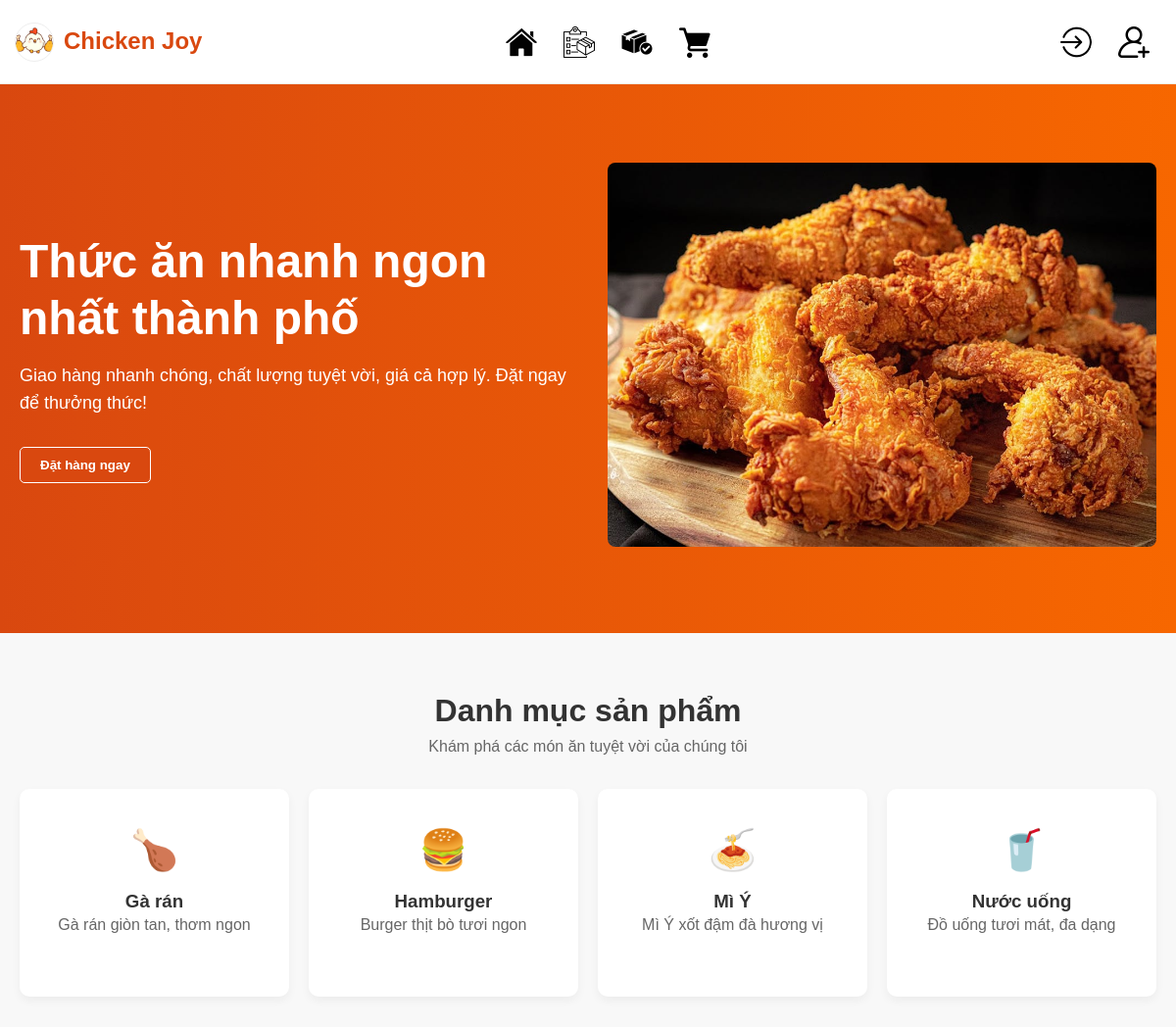
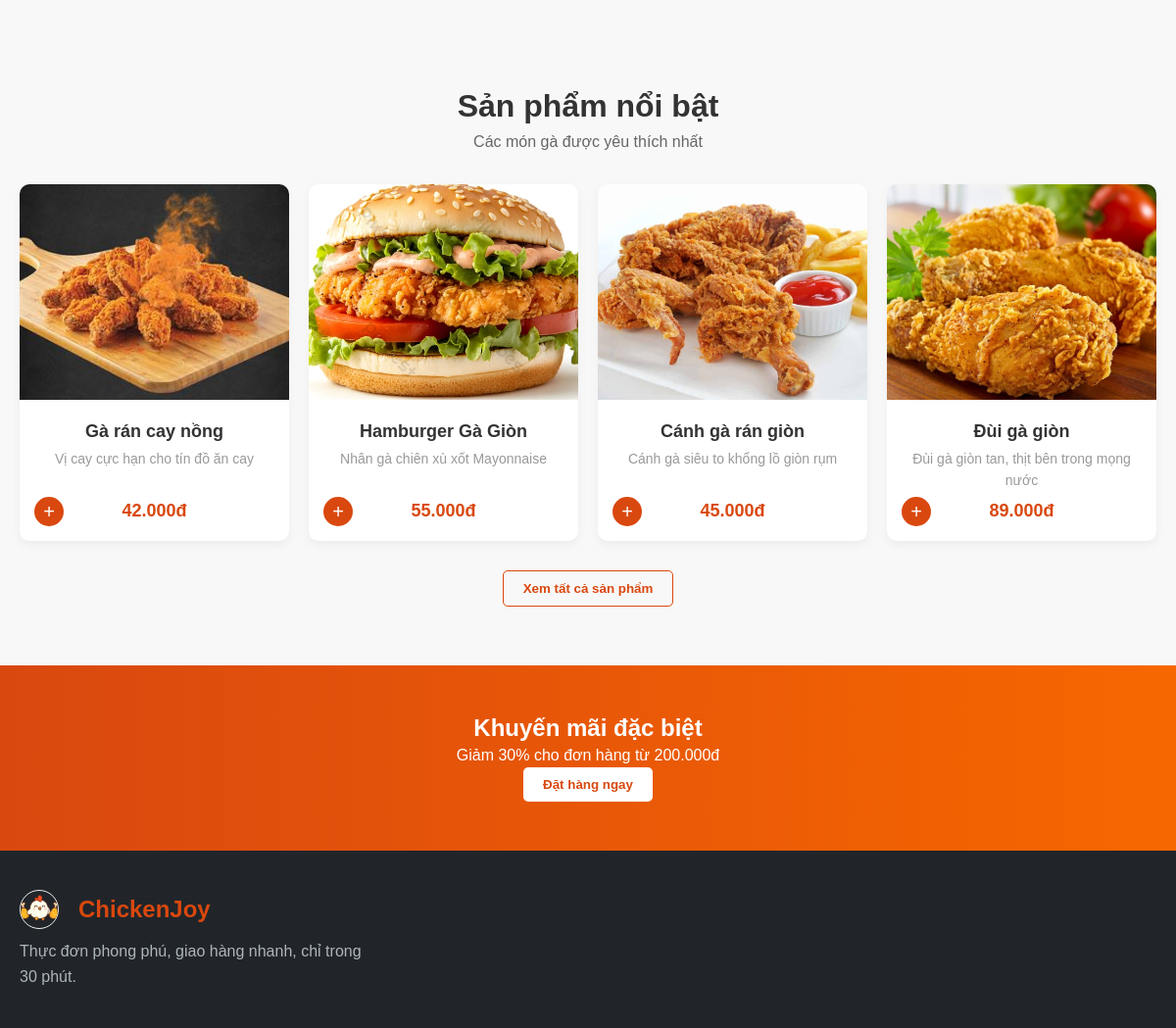
The page /pages/Trangchu.php on the database its author committed (2 pictures, top to bottom).
### tables this page shows
CREATE TABLE `products` (
  `id` int(11) NOT NULL AUTO_INCREMENT,
  `product_code` varchar(20) UNIQUE DEFAULT NULL,  
  `category_id` int(11) DEFAULT 1,                 
  `product_name` varchar(255) NOT NULL,            
  `description` text DEFAULT NULL,                 
  `unit` varchar(50) NOT NULL DEFAULT 'Phần',      
  `import_price` decimal(15, 2) DEFAULT 0.00,      
  `profit_rate` decimal(5, 2) DEFAULT 0.20,        
  `price` decimal(15, 2) NOT NULL,                 
  `stock` int(11) DEFAULT 0,                       
  `calories` int(11) DEFAULT 0,                    
  `protein` int(11) DEFAULT 0,                     
  `carbs` int(11) DEFAULT 0,                       
  `fat` int(11) DEFAULT 0,                         
  `image` varchar(255) DEFAULT 'default.jpg',      
  `is_new` tinyint(1) DEFAULT 0,                   
  `status` ENUM('active', 'hidden') DEFAULT 'active',
  `created_at` timestamp NOT NULL DEFAULT current_timestamp(),
  PRIMARY KEY (`id`),
  FOREIGN KEY (`category_id`) REFERENCES `categories`(`id`) ON DELETE RESTRICT
);

### pages/Trangchu.php (the view, shortened to what this page needs)
<?php
include '../config/database.php';
$sql_featured = "SELECT * FROM products WHERE product_name LIKE '%Gà%' ORDER BY id DESC LIMIT 4";
$result_featured = mysqli_query($conn, $sql_featured);
?>
<!DOCTYPE html>
<html lang="vi">
<head>
    <link rel="stylesheet" href="../css/Trangchu.css">
</head>
<body>
    <?php include '../includes/header.php'; ?>
    <section class="hero-section">
        <div class="container hero-content">
            <div class="hero-text">
                <h1>Thức ăn nhanh ngon nhất thành phố</h1>
                <p>Giao hàng nhanh chóng, chất lượng tuyệt vời, giá cả hợp lý. Đặt ngay để thưởng thức!</p>
                <div class="hero-buttons">
                    <button onclick="window.location.href='Thucdon.php'" class="btn btn-primary">Đặt hàng ngay</button>
                </div>
            </div>
            <div class="hero-image">
                <img src="../images/ga-ran-1.jpg" alt="Đĩa gà rán giòn ngon" class="main-chicken-img">
            </div>
        </div>
    </section>
    <section class="section product-categories-section">
        <div class="container">
            <h2>Danh mục sản phẩm</h2>
            <p>Khám phá các món ăn tuyệt vời của chúng tôi</p>
            <div class="categories-grid">
                <div class="category-card">
                    <span class="category-icon">🍗</span>
                    <h3>Gà rán</h3>
                    <p>Gà rán giòn tan, thơm ngon</p>
                </div>
                <div class="category-card">
                    <span class="category-icon">🍔</span>
                    <h3>Hamburger</h3>
                    <p>Burger thịt bò tươi ngon</p>
                </div>
                <div class="category-card">
                    <span class="category-icon">🍝</span>
                    <h3>Mì Ý</h3>
                    <p>Mì Ý xốt đậm đà hương vị</p>
                </div>
                <div class="category-card">
                    <span class="category-icon">🥤</span>
                    <h3>Nước uống</h3>
                    <p>Đồ uống tươi mát, đa dạng</p>
                </div>
            </div>
        </div>
    </section>
    <section class="section featured-products-section">
        <div class="container">
            <h2>Sản phẩm nổi bật</h2>
            <p>Các món gà được yêu thích nhất</p>
            <div class="products-grid">
                <?php if ($result_featured && mysqli_num_rows($result_featured) > 0): ?>
                    <?php while($row = mysqli_fetch_assoc($result_featured)): ?>
                    <div class="product-card">
                        <a href="Chitietmonan.php?id=<?php echo $row['id']; ?>" style="text-decoration: none; color: inherit;">
                            <img src="../images/<?php echo $row['image']; ?>" alt="<?php echo $row['product_name']; ?>">
                            <h3><?php echo $row['product_name']; ?></h3>
                            <p><?php echo $row['description']; ?></p>
                        </a>
                        <div class="product-info">
                            <span class="price"><?php echo number_format($row['price'], 0, ',', '.'); ?>đ</span>
                            <form method="POST" action="Trangchu.php" style="display: inline;">
                                <button type="submit" name="add_to_cart" class="add-to-cart-btn btn-buy-now">+</button>
                            </form>
                        </div>
                    </div>
                    <?php endwhile; ?>
                <?php else: ?>
                    <p style="grid-column: 1/-1; text-align: center;">Hiện chưa có món gà nào nổi bật.</p>
                <?php endif; ?>
            </div>
            <div class="center-button">
                 <button onclick="window.location.href='Thucdon.php'" class="btn btn-secondary view-all-btn">Xem tất cả sản phẩm</button>
            </div>
        </div>
    </section>
    <section class="promotion-banner">
        <div class="container promotion-content">
            <h2>Khuyến mãi đặc biệt</h2>
            <p>Giảm 30% cho đơn hàng từ 200.000đ</p>
            <button class="btn btn-white btn-buy-now" onclick="window.location.href='Thucdon.php'">Đặt hàng ngay</button>
        </div>
    </section>
    <footer class="footer">
        <div class="container footer-content">
            <div class="footer-block brand-info">
                <div class="logo footer-logo">
                    <img src="../images/logo-1.png" alt="Chicken Joy Logo" class="footer-logo-img">
                    ChickenJoy
                </div>
                <p>Thực đơn phong phú, giao hàng nhanh, chỉ trong 30 phút.</p>
            </div>
            </div>
    </footer>
</body>
</html>

### includes/header.php (shortened to what this page needs)
<link rel="stylesheet" href="../css/header.css">
<header class="header">
    <div class="logo">
        <a href="../pages/Trangchu.php" style="text-decoration: none; display: flex; align-items: center; gap: 10px;">
            <img src="../images/logo-1.png" alt="Logo Chicken Joy">
            <span>Chicken Joy</span>
        </a>
    </div>
    <nav class="nav-icon-menu">
        <a href="../pages/Trangchu.php" class="nav-item">
            <img src="../images/Trangchu.png" alt="Trang chủ">
        </a>
        <a href="../pages/Thucdon.php" class="nav-item">
            <img src="../images/Thucdon.png" alt="Thực đơn">
        </a>
        <a href="<?php echo isset($_SESSION['user_id']) ? 'Donhang.php' : 'Dangnhap.php'; ?>" class="nav-item">
            <img src="../images/Donhang.png" alt="Đơn hàng">
        </a>
        <a href="<?php echo isset($_SESSION['user_id']) ? 'Giohang.php' : 'Dangnhap.php'; ?>" class="nav-item">
            <img src="../images/Giohang.png" alt="Giỏ hàng">
        </a>
        <?php if(isset($_SESSION['user_id'])): ?>
            <a href="../pages/Thongtincanhan.php" class="nav-item active">
                <img src="../images/Taikhoan.png" alt="Avatar">
                <span class="nav-text"><?php echo $_SESSION['user_fullname']; ?></span>
            </a>
            <a href="../pages/Logout.php" class="nav-item logout-btn">
                <img src="../images/logout.png" alt="logout">
                <span class="nav-text">Đăng xuất</span>
            </a>
        <?php else: ?>
            <a href="../pages/Dangnhap.php" class="nav-item">
                <img src="../images/dangnhap.png" alt="Login">
            </a>
            <a href="../pages/Dangky.php" class="nav-item">
                <img src="../images/dangki.png" alt="Register" >
            </a>
        <?php endif; ?>
    </nav>
</header>

### css/Trangchu.css (style rules this page uses)
* { box-sizing: border-box; margin: 0; padding: 0; }
:root { --primary-color: #ff6347; --dark-orange-color: #e5553e; --text-color: #333; --neutral-border-color: #aaa; --neutral-bg-color: #f7f7f7; }
body { line-height: 1.6; color: #333; background-color: #f8f8f8; font-family: Arial, sans-serif; }
.container { max-width: 1200px; margin: 0 auto; padding: 0 20px; }
h1, h2, h3 { font-weight: 700; line-height: 1.2; }
.logo { display: flex; align-items: center; gap: 10px; }
.logo img { width: 40px; height: 40px; border-radius: 50%; object-fit: cover; border: 1px solid #eee; }
.logo span { font-weight: bold; font-size: 24px; color: var(--primary-color); }
:root { --primary-color: #D9480F; --secondary-color: #F76700; --dark-bg: #212529; --white: #fff; --text-color: #333; }
.btn { padding: 10px 20px; border-radius: 5px; font-weight: 600; cursor: pointer; transition: all 0.3s ease-in-out; border: none; text-decoration: none; }
.btn-primary { background-color: var(--primary-color); color: var(--white); }
.btn-secondary { background-color: transparent; border: 1px solid var(--primary-color); color: var(--primary-color); }
.btn-white { background-color: var(--white); color: var(--primary-color); border: none; }
.header { background-color: var(--white); box-shadow: 0 1px 5px rgba(0, 0, 0, 0.05); }
.logo { height: 40px; display: flex; align-items: center; font-size: 24px; font-weight: 800; color: var(--primary-color); }
.hero-section { background: linear-gradient(90deg, #D9480F 0%, #F76700 100%); color: var(--white); padding: 80px 0; }
.hero-content { display: flex; align-items: center; justify-content: space-between; gap: 40px; }
.hero-text { flex: 1; }
.hero-text h1 { font-size: 48px; margin-bottom: 15px; }
.hero-text p { font-size: 18px; margin-bottom: 30px; }
.hero-image { flex: 1; text-align: right; }
.main-chicken-img { max-width: 100%; height: auto; border-radius: 8px; }
.hero-buttons .btn { margin-right: 15px; border: 1px solid var(--white); }
.section { padding: 60px 0; text-align: center; }
.section h2 { font-size: 32px; margin-bottom: 5px; color: var(--text-color); }
.section p { color: #666; margin-bottom: 30px; }
.categories-grid { display: grid; grid-template-columns: repeat(4, 1fr); gap: 20px; }
.category-card { background-color: var(--white); padding: 30px 20px; border-radius: 10px; box-shadow: 0 4px 10px rgba(0, 0, 0, 0.05); text-align: center; transition: transform 0.3s ease-in-out; cursor: pointer; }
.category-icon { font-size: 40px; display: block; margin-bottom: 10px; }
.products-grid { display: grid; grid-template-columns: repeat(4, 1fr); gap: 20px; margin-bottom: 30px; }
.products-grid a { text-decoration: none; color: inherit; }
.product-card { background-color: var(--white); border-radius: 10px; overflow: hidden; text-align: center; box-shadow: 0 4px 10px rgba(0, 0, 0, 0.05); transition: transform 0.3s ease-in-out; cursor: pointer; }
.product-card h3 { font-size: 18px; margin: 15px 15px 5px 15px; }
.product-card p { font-size: 14px; color: #999; margin: 0 15px 15px 15px; height: 35px; }
.product-card img { width: 100%; height: 220px; object-fit: cover; }
.product-card .product-info { display: flex; justify-content: space-between; align-items: center; padding: 0 15px 15px 15px; position: relative; }
.product-info .price { font-weight: 700; color: var(--primary-color); font-size: 18px; margin: 0; position: absolute; left: 50%; transform: translateX(-50%); z-index: 10; }
.add-to-cart-btn { background-color: var(--primary-color); color: var(--white); border: none; width: 30px; height: 30px; border-radius: 50%; font-size: 20px; line-height: 1; cursor: pointer; transition: transform 0.3s ease-in-out; margin-left: auto; z-index: 20; }
.promotion-banner { background: linear-gradient(90deg, #D9480F 0%, #F76700 100%); color: var(--white); padding: 50px 0; text-align: center; }
.footer { background-color: var(--dark-bg); color: #adb5bd; padding: 40px 0; }
.footer-content { display: grid; grid-template-columns: 2fr 1fr 1fr 2fr; gap: 30px; text-align: left; }
.footer-logo { display: flex; align-items: center; font-size: 24px; font-weight: 800; color: var(--primary-color); margin-bottom: 10px; }
.footer-logo-img { height: 50px; width: 50px; border-radius: 50%; object-fit: cover; display: block; margin-right: 10px; }
.footer-block .logo { color: var(--primary-color); }

### rows shown on the page
products: image (picture), product_name "Gà rán cay nồng", description "Vị cay cực hạn cho tín đồ ăn cay", price "42.000"
products: image (picture), product_name "Hamburger Gà Giòn", description "Nhân gà chiên xù xốt Mayonnaise", price "55.000"
products: image (picture), product_name "Cánh gà rán giòn", description "Cánh gà siêu to khổng lồ giòn rụm", price "45.000"
products: image (picture), product_name "Đùi gà giòn", description "Đùi gà giòn tan, thịt bên trong mọng nước", price "89.000"
